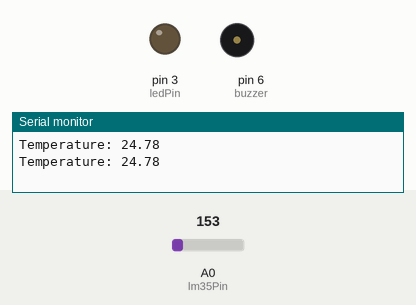
This sketch was run on a simulated Arduino Uno, built with avr-gcc and run on an emulated ATmega328P. Parts: output pins drawn as LEDs (lit = HIGH), buzzer (waves = sounding, pin HIGH), the last lines printed to the serial monitor. Inputs (shaded band) come from the test bench; at power-on: A0 (lm35Pin) = 153.

Above: at 3.8 s.
3.9 s: A0 (lm35Pin) set to 166
At 6.7 s:
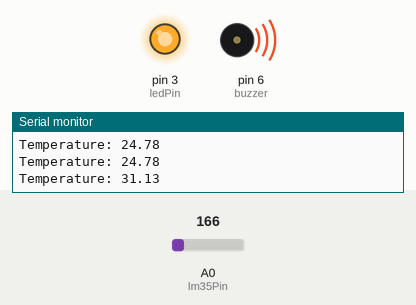
7.8 s: A0 (lm35Pin) set to 133
At 10.2 s:
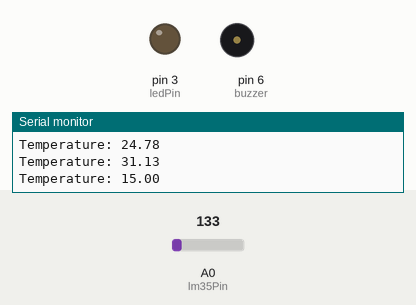
11.7 s: A0 (lm35Pin) set to 165
At 12.5 s:
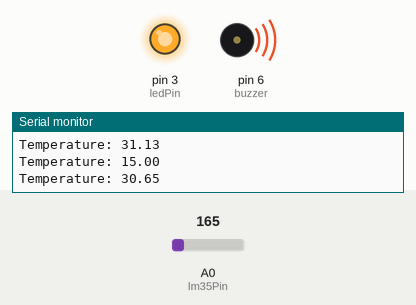
Timing chart, 0 to 14.7 s (numbered marks = the images above; inputs shaded):
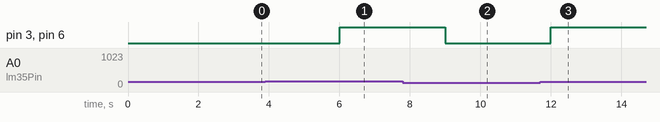

Measured:
- the behaviour switches between 157 and 158 on A0 (lm35Pin) (found by bisection; images 0 and 1)
- after the input at 3.9 s, pin 3 (ledPin), pin 6 (buzzer): LOW → HIGH after 2.1 s
- after the input at 7.8 s, pin 3 (ledPin), pin 6 (buzzer): HIGH → LOW after 1.2 s
- after the input at 11.7 s, pin 3 (ledPin), pin 6 (buzzer): LOW → HIGH after 0.30 s

The sketch:

01-exercise.ino
```cpp
// set the pin for the LM35 temperature sensor, the variable to store the temperature value, the pin for the LED and the pin for the buzzer
int lm35Pin = A0;
float temperature;
int ledPin = 3;
int buzzer = 6;

// function that runs once when you press reset or power the board
void setup() {
  // set the LED and buzzer pins as output and start the serial communication for debugging
  pinMode(ledPin, OUTPUT);
  pinMode(buzzer, OUTPUT);
  Serial.begin(9600);
}

// function that repeats indefinitely when the arduino is powered on
void loop() {
  // read the value from the LM35 sensor, convert it to a temperature in Celsius and print it to the serial monitor for debugging
  temperature = (float(((((analogRead(lm35Pin) * 5.0) / 1023) * 1000) - 500) / 10));
  Serial.print("Temperature: ");
  Serial.println(temperature);

  // if the temperature is above or equal to 27 degrees Celsius, turn on the LED and the buzzer, otherwise turn them off
  if (temperature >= 27) {
    digitalWrite(ledPin, HIGH);
    digitalWrite(buzzer, HIGH);
  }
  else {
    digitalWrite(ledPin, LOW);
    digitalWrite(buzzer, LOW);
  }

  delay(3000);
}
```
